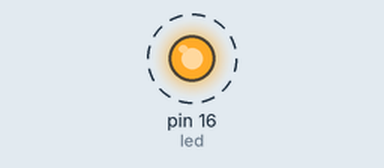
This program was run on a simulated MicroPython board. On the bench: output pins drawn as LEDs (lit = HIGH). Dashed ring = blinking.

Above: at 0.5 s.
Timing chart, 0 to 4.6 s (numbered marks = the images above):
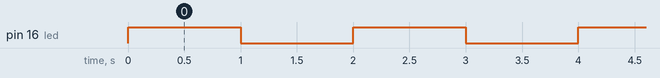

Measured:
- by itself, pin 16 (led): alternates HIGH for 1.0 s and LOW for 1.0 s

The program:

while_blink.py
```python
# File : while_blink.py
# Simple program to blink a led
# https://docs.micropython.org/en/latest/library/machine.Pin.html
# joao.galhardocarraca@student.hepl.be
# 13/2/2023

#Import of libraries
from machine import Pin
from utime import sleep

#Led pin configuration
led = Pin(16, Pin.OUT)

#While statement togles of the led
while True:
    led.value(1)	#Led on
    sleep(1)	#Wait for 1 second
    led.value(0)	#Led off
    sleep(1)
```
